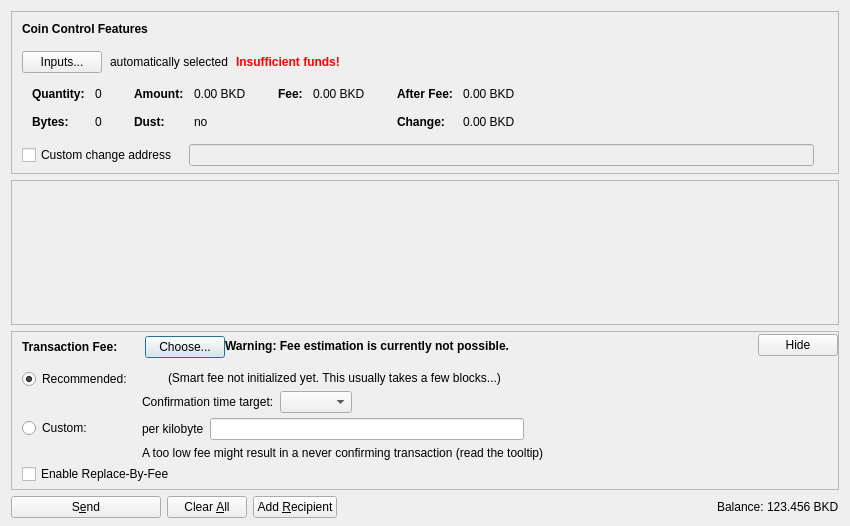
<?xml version="1.0" encoding="UTF-8"?>
<ui version="4.0">
 <class>SendCoinsDialog</class>
 <widget class="QDialog" name="SendCoinsDialog">
  <property name="geometry">
   <rect>
    <x>0</x>
    <y>0</y>
    <width>850</width>
    <height>526</height>
   </rect>
  </property>
  <property name="windowTitle">
   <string>Send Coins</string>
  </property>
  <layout class="QVBoxLayout" name="verticalLayout" stretch="0,1,0,0">
   <property name="bottomMargin">
    <number>8</number>
   </property>
   <item>
    <widget class="QFrame" name="frameCoinControl">
     <property name="sizePolicy">
      <sizepolicy hsizetype="Expanding" vsizetype="Expanding">
       <horstretch>0</horstretch>
       <verstretch>0</verstretch>
      </sizepolicy>
     </property>
     <property name="maximumSize">
      <size>
       <width>16777215</width>
       <height>16777215</height>
      </size>
     </property>
     <property name="frameShape">
      <enum>QFrame::StyledPanel</enum>
     </property>
     <property name="frameShadow">
      <enum>QFrame::Sunken</enum>
     </property>
     <layout class="QVBoxLayout" name="verticalLayoutCoinControl2">
      <property name="spacing">
       <number>0</number>
      </property>
      <property name="leftMargin">
       <number>0</number>
      </property>
      <property name="topMargin">
       <number>0</number>
      </property>
      <property name="rightMargin">
       <number>0</number>
      </property>
      <property name="bottomMargin">
       <number>6</number>
      </property>
      <item>
       <layout class="QVBoxLayout" name="verticalLayoutCoinControl" stretch="0,0,0,0,1">
        <property name="spacing">
         <number>0</number>
        </property>
        <property name="leftMargin">
         <number>10</number>
        </property>
        <property name="topMargin">
         <number>10</number>
        </property>
        <item>
         <layout class="QHBoxLayout" name="horizontalLayoutCoinControl1">
          <property name="bottomMargin">
           <number>15</number>
          </property>
          <item>
           <widget class="QLabel" name="labelCoinControlFeatures">
            <property name="sizePolicy">
             <sizepolicy hsizetype="Preferred" vsizetype="Maximum">
              <horstretch>0</horstretch>
              <verstretch>0</verstretch>
             </sizepolicy>
            </property>
            <property name="font">
             <font>
              <weight>75</weight>
              <bold>true</bold>
             </font>
            </property>
            <property name="styleSheet">
             <string notr="true">font-weight:bold;</string>
            </property>
            <property name="text">
             <string>Coin Control Features</string>
            </property>
           </widget>
          </item>
         </layout>
        </item>
        <item>
         <layout class="QHBoxLayout" name="horizontalLayoutCoinControl2" stretch="0,0,0,0">
          <property name="spacing">
           <number>8</number>
          </property>
          <property name="bottomMargin">
           <number>10</number>
          </property>
          <item>
           <widget class="QPushButton" name="pushButtonCoinControl">
            <property name="styleSheet">
             <string notr="true"/>
            </property>
            <property name="text">
             <string>Inputs...</string>
            </property>
            <property name="autoDefault">
             <bool>false</bool>
            </property>
           </widget>
          </item>
          <item>
           <widget class="QLabel" name="labelCoinControlAutomaticallySelected">
            <property name="text">
             <string>automatically selected</string>
            </property>
            <property name="margin">
             <number>5</number>
            </property>
           </widget>
          </item>
          <item>
           <widget class="QLabel" name="labelCoinControlInsuffFunds">
            <property name="font">
             <font>
              <weight>75</weight>
              <bold>true</bold>
             </font>
            </property>
            <property name="styleSheet">
             <string notr="true">color:red;font-weight:bold;</string>
            </property>
            <property name="text">
             <string>Insufficient funds!</string>
            </property>
            <property name="margin">
             <number>5</number>
            </property>
           </widget>
          </item>
          <item>
           <spacer name="horizontalSpacerCoinControl">
            <property name="orientation">
             <enum>Qt::Horizontal</enum>
            </property>
            <property name="sizeHint" stdset="0">
             <size>
              <width>40</width>
              <height>1</height>
             </size>
            </property>
           </spacer>
          </item>
         </layout>
        </item>
        <item>
         <widget class="QWidget" name="widgetCoinControl" native="true">
          <property name="sizePolicy">
           <sizepolicy hsizetype="Preferred" vsizetype="Preferred">
            <horstretch>0</horstretch>
            <verstretch>0</verstretch>
           </sizepolicy>
          </property>
          <property name="minimumSize">
           <size>
            <width>0</width>
            <height>0</height>
           </size>
          </property>
          <property name="styleSheet">
           <string notr="true"/>
          </property>
          <layout class="QHBoxLayout" name="horizontalLayoutCoinControl5">
           <property name="leftMargin">
            <number>0</number>
           </property>
           <property name="topMargin">
            <number>0</number>
           </property>
           <property name="rightMargin">
            <number>0</number>
           </property>
           <property name="bottomMargin">
            <number>0</number>
           </property>
           <item>
            <layout class="QHBoxLayout" name="horizontalLayoutCoinControl3" stretch="0,0,0,1">
             <property name="spacing">
              <number>20</number>
             </property>
             <property name="topMargin">
              <number>0</number>
             </property>
             <property name="bottomMargin">
              <number>10</number>
             </property>
             <item>
              <layout class="QFormLayout" name="formLayoutCoinControl1">
               <property name="horizontalSpacing">
                <number>10</number>
               </property>
               <property name="verticalSpacing">
                <number>14</number>
               </property>
               <property name="leftMargin">
                <number>10</number>
               </property>
               <property name="topMargin">
                <number>4</number>
               </property>
               <property name="rightMargin">
                <number>6</number>
               </property>
               <item row="0" column="0">
                <widget class="QLabel" name="labelCoinControlQuantityText">
                 <property name="font">
                  <font>
                   <weight>75</weight>
                   <bold>true</bold>
                  </font>
                 </property>
                 <property name="text">
                  <string>Quantity:</string>
                 </property>
                 <property name="margin">
                  <number>0</number>
                 </property>
                </widget>
               </item>
               <item row="0" column="1">
                <widget class="QLabel" name="labelCoinControlQuantity">
                 <property name="cursor">
                  <cursorShape>IBeamCursor</cursorShape>
                 </property>
                 <property name="contextMenuPolicy">
                  <enum>Qt::ActionsContextMenu</enum>
                 </property>
                 <property name="text">
                  <string notr="true">0</string>
                 </property>
                 <property name="margin">
                  <number>0</number>
                 </property>
                 <property name="textInteractionFlags">
                  <set>Qt::LinksAccessibleByMouse|Qt::TextSelectableByKeyboard|Qt::TextSelectableByMouse</set>
                 </property>
                </widget>
               </item>
               <item row="1" column="0">
                <widget class="QLabel" name="labelCoinControlBytesText">
                 <property name="font">
                  <font>
                   <weight>75</weight>
                   <bold>true</bold>
                  </font>
                 </property>
                 <property name="text">
                  <string>Bytes:</string>
                 </property>
                </widget>
               </item>
               <item row="1" column="1">
                <widget class="QLabel" name="labelCoinControlBytes">
                 <property name="cursor">
                  <cursorShape>IBeamCursor</cursorShape>
                 </property>
                 <property name="contextMenuPolicy">
                  <enum>Qt::ActionsContextMenu</enum>
                 </property>
                 <property name="text">
                  <string notr="true">0</string>
                 </property>
                 <property name="textInteractionFlags">
                  <set>Qt::LinksAccessibleByMouse|Qt::TextSelectableByKeyboard|Qt::TextSelectableByMouse</set>
                 </property>
                </widget>
               </item>
              </layout>
             </item>
             <item>
              <layout class="QFormLayout" name="formLayoutCoinControl2">
               <property name="horizontalSpacing">
                <number>10</number>
               </property>
               <property name="verticalSpacing">
                <number>14</number>
               </property>
               <property name="leftMargin">
                <number>6</number>
               </property>
               <property name="topMargin">
                <number>4</number>
               </property>
               <property name="rightMargin">
                <number>6</number>
               </property>
               <item row="0" column="0">
                <widget class="QLabel" name="labelCoinControlAmountText">
                 <property name="font">
                  <font>
                   <weight>75</weight>
                   <bold>true</bold>
                  </font>
                 </property>
                 <property name="text">
                  <string>Amount:</string>
                 </property>
                 <property name="margin">
                  <number>0</number>
                 </property>
                </widget>
               </item>
               <item row="0" column="1">
                <widget class="QLabel" name="labelCoinControlAmount">
                 <property name="cursor">
                  <cursorShape>IBeamCursor</cursorShape>
                 </property>
                 <property name="contextMenuPolicy">
                  <enum>Qt::ActionsContextMenu</enum>
                 </property>
                 <property name="text">
                  <string notr="true">0.00 BKD</string>
                 </property>
                 <property name="textInteractionFlags">
                  <set>Qt::LinksAccessibleByMouse|Qt::TextSelectableByKeyboard|Qt::TextSelectableByMouse</set>
                 </property>
                </widget>
               </item>
               <item row="1" column="0">
                <widget class="QLabel" name="labelCoinControlLowOutputText">
                 <property name="font">
                  <font>
                   <weight>75</weight>
                   <bold>true</bold>
                  </font>
                 </property>
                 <property name="text">
                  <string>Dust:</string>
                 </property>
                </widget>
               </item>
               <item row="1" column="1">
                <widget class="QLabel" name="labelCoinControlLowOutput">
                 <property name="cursor">
                  <cursorShape>IBeamCursor</cursorShape>
                 </property>
                 <property name="contextMenuPolicy">
                  <enum>Qt::ActionsContextMenu</enum>
                 </property>
                 <property name="text">
                  <string notr="true">no</string>
                 </property>
                 <property name="textInteractionFlags">
                  <set>Qt::LinksAccessibleByMouse|Qt::TextSelectableByKeyboard|Qt::TextSelectableByMouse</set>
                 </property>
                </widget>
               </item>
              </layout>
             </item>
             <item>
              <layout class="QFormLayout" name="formLayoutCoinControl3">
               <property name="horizontalSpacing">
                <number>10</number>
               </property>
               <property name="verticalSpacing">
                <number>14</number>
               </property>
               <property name="leftMargin">
                <number>6</number>
               </property>
               <property name="topMargin">
                <number>4</number>
               </property>
               <property name="rightMargin">
                <number>6</number>
               </property>
               <item row="0" column="0">
                <widget class="QLabel" name="labelCoinControlFeeText">
                 <property name="font">
                  <font>
                   <weight>75</weight>
                   <bold>true</bold>
                  </font>
                 </property>
                 <property name="text">
                  <string>Fee:</string>
                 </property>
                 <property name="margin">
                  <number>0</number>
                 </property>
                </widget>
               </item>
               <item row="0" column="1">
                <widget class="QLabel" name="labelCoinControlFee">
                 <property name="cursor">
                  <cursorShape>IBeamCursor</cursorShape>
                 </property>
                 <property name="contextMenuPolicy">
                  <enum>Qt::ActionsContextMenu</enum>
                 </property>
                 <property name="text">
                  <string notr="true">0.00 BKD</string>
                 </property>
                 <property name="textInteractionFlags">
                  <set>Qt::LinksAccessibleByMouse|Qt::TextSelectableByKeyboard|Qt::TextSelectableByMouse</set>
                 </property>
                </widget>
               </item>
              </layout>
             </item>
             <item>
              <layout class="QFormLayout" name="formLayoutCoinControl4">
               <property name="horizontalSpacing">
                <number>10</number>
               </property>
               <property name="verticalSpacing">
                <number>14</number>
               </property>
               <property name="leftMargin">
                <number>6</number>
               </property>
               <property name="topMargin">
                <number>4</number>
               </property>
               <property name="rightMargin">
                <number>6</number>
               </property>
               <item row="0" column="0">
                <widget class="QLabel" name="labelCoinControlAfterFeeText">
                 <property name="font">
                  <font>
                   <weight>75</weight>
                   <bold>true</bold>
                  </font>
                 </property>
                 <property name="text">
                  <string>After Fee:</string>
                 </property>
                 <property name="margin">
                  <number>0</number>
                 </property>
                </widget>
               </item>
               <item row="0" column="1">
                <widget class="QLabel" name="labelCoinControlAfterFee">
                 <property name="cursor">
                  <cursorShape>IBeamCursor</cursorShape>
                 </property>
                 <property name="contextMenuPolicy">
                  <enum>Qt::ActionsContextMenu</enum>
                 </property>
                 <property name="text">
                  <string notr="true">0.00 BKD</string>
                 </property>
                 <property name="textInteractionFlags">
                  <set>Qt::LinksAccessibleByMouse|Qt::TextSelectableByKeyboard|Qt::TextSelectableByMouse</set>
                 </property>
                </widget>
               </item>
               <item row="1" column="0">
                <widget class="QLabel" name="labelCoinControlChangeText">
                 <property name="font">
                  <font>
                   <weight>75</weight>
                   <bold>true</bold>
                  </font>
                 </property>
                 <property name="text">
                  <string>Change:</string>
                 </property>
                </widget>
               </item>
               <item row="1" column="1">
                <widget class="QLabel" name="labelCoinControlChange">
                 <property name="cursor">
                  <cursorShape>IBeamCursor</cursorShape>
                 </property>
                 <property name="contextMenuPolicy">
                  <enum>Qt::ActionsContextMenu</enum>
                 </property>
                 <property name="text">
                  <string notr="true">0.00 BKD</string>
                 </property>
                 <property name="textInteractionFlags">
                  <set>Qt::LinksAccessibleByMouse|Qt::TextSelectableByKeyboard|Qt::TextSelectableByMouse</set>
                 </property>
                </widget>
               </item>
              </layout>
             </item>
            </layout>
           </item>
          </layout>
         </widget>
        </item>
        <item>
         <layout class="QHBoxLayout" name="horizontalLayoutCoinControl4" stretch="0,0,0">
          <property name="spacing">
           <number>12</number>
          </property>
          <property name="sizeConstraint">
           <enum>QLayout::SetDefaultConstraint</enum>
          </property>
          <property name="topMargin">
           <number>5</number>
          </property>
          <property name="rightMargin">
           <number>5</number>
          </property>
          <item>
           <widget class="QCheckBox" name="checkBoxCoinControlChange">
            <property name="toolTip">
             <string>If this is activated, but the change address is empty or invalid, change will be sent to a newly generated address.</string>
            </property>
            <property name="text">
             <string>Custom change address</string>
            </property>
           </widget>
          </item>
          <item>
           <widget class="QValidatedLineEdit" name="lineEditCoinControlChange">
            <property name="enabled">
             <bool>false</bool>
            </property>
            <property name="sizePolicy">
             <sizepolicy hsizetype="Expanding" vsizetype="Fixed">
              <horstretch>0</horstretch>
              <verstretch>0</verstretch>
             </sizepolicy>
            </property>
           </widget>
          </item>
          <item>
           <widget class="QLabel" name="labelCoinControlChangeLabel">
            <property name="sizePolicy">
             <sizepolicy hsizetype="Preferred" vsizetype="Expanding">
              <horstretch>0</horstretch>
              <verstretch>0</verstretch>
             </sizepolicy>
            </property>
            <property name="minimumSize">
             <size>
              <width>0</width>
              <height>0</height>
             </size>
            </property>
            <property name="text">
             <string/>
            </property>
            <property name="margin">
             <number>3</number>
            </property>
           </widget>
          </item>
         </layout>
        </item>
        <item>
         <spacer name="verticalSpacerCoinControl">
          <property name="orientation">
           <enum>Qt::Vertical</enum>
          </property>
          <property name="sizeHint" stdset="0">
           <size>
            <width>800</width>
            <height>1</height>
           </size>
          </property>
         </spacer>
        </item>
       </layout>
      </item>
     </layout>
    </widget>
   </item>
   <item>
    <widget class="QScrollArea" name="scrollArea">
     <property name="widgetResizable">
      <bool>true</bool>
     </property>
     <widget class="QWidget" name="scrollAreaWidgetContents">
      <property name="geometry">
       <rect>
        <x>0</x>
        <y>0</y>
        <width>830</width>
        <height>104</height>
       </rect>
      </property>
      <layout class="QVBoxLayout" name="verticalLayout_2" stretch="0,1">
       <property name="leftMargin">
        <number>0</number>
       </property>
       <property name="topMargin">
        <number>0</number>
       </property>
       <property name="rightMargin">
        <number>0</number>
       </property>
       <property name="bottomMargin">
        <number>0</number>
       </property>
       <item>
        <layout class="QVBoxLayout" name="entries">
         <property name="spacing">
          <number>6</number>
         </property>
        </layout>
       </item>
       <item>
        <spacer name="verticalSpacer">
         <property name="orientation">
          <enum>Qt::Vertical</enum>
         </property>
         <property name="sizeHint" stdset="0">
          <size>
           <width>20</width>
           <height>40</height>
          </size>
         </property>
        </spacer>
       </item>
      </layout>
     </widget>
    </widget>
   </item>
   <item>
    <widget class="QFrame" name="frameFee">
     <property name="sizePolicy">
      <sizepolicy hsizetype="Expanding" vsizetype="Expanding">
       <horstretch>0</horstretch>
       <verstretch>0</verstretch>
      </sizepolicy>
     </property>
     <property name="maximumSize">
      <size>
       <width>16777215</width>
       <height>16777215</height>
      </size>
     </property>
     <property name="frameShape">
      <enum>QFrame::StyledPanel</enum>
     </property>
     <property name="frameShadow">
      <enum>QFrame::Sunken</enum>
     </property>
     <layout class="QVBoxLayout" name="verticalLayoutFee1">
      <property name="spacing">
       <number>0</number>
      </property>
      <property name="leftMargin">
       <number>0</number>
      </property>
      <property name="topMargin">
       <number>0</number>
      </property>
      <property name="rightMargin">
       <number>0</number>
      </property>
      <property name="bottomMargin">
       <number>0</number>
      </property>
      <item>
       <layout class="QVBoxLayout" name="verticalLayoutFee2" stretch="0,0,0">
        <property name="spacing">
         <number>0</number>
        </property>
        <property name="leftMargin">
         <number>10</number>
        </property>
        <property name="topMargin">
         <number>0</number>
        </property>
        <item>
         <layout class="QHBoxLayout" name="horizontalLayoutFee1">
          <property name="bottomMargin">
           <number>0</number>
          </property>
          <item>
           <layout class="QVBoxLayout" name="verticalLayoutFee7">
            <property name="spacing">
             <number>0</number>
            </property>
            <item>
             <spacer name="verticalSpacerSmartFee">
              <property name="orientation">
               <enum>Qt::Vertical</enum>
              </property>
              <property name="sizeType">
               <enum>QSizePolicy::Fixed</enum>
              </property>
              <property name="sizeHint" stdset="0">
               <size>
                <width>1</width>
                <height>4</height>
               </size>
              </property>
             </spacer>
            </item>
            <item>
             <layout class="QHBoxLayout" name="horizontalLayoutSmartFee">
              <property name="spacing">
               <number>10</number>
              </property>
              <item>
               <widget class="QLabel" name="labelFeeHeadline">
                <property name="sizePolicy">
                 <sizepolicy hsizetype="Preferred" vsizetype="Maximum">
                  <horstretch>0</horstretch>
                  <verstretch>0</verstretch>
                 </sizepolicy>
                </property>
                <property name="font">
                 <font>
                  <weight>75</weight>
                  <bold>true</bold>
                 </font>
                </property>
                <property name="styleSheet">
                 <string notr="true">font-weight:bold;</string>
                </property>
                <property name="text">
                 <string>Transaction Fee:</string>
                </property>
               </widget>
              </item>
              <item>
               <widget class="QLabel" name="labelFeeMinimized">
                <property name="text">
                 <string/>
                </property>
               </widget>
              </item>
              <item>
               <widget class="QPushButton" name="buttonChooseFee">
                <property name="text">
                 <string>Choose...</string>
                </property>
               </widget>
              </item>
             </layout>
            </item>
            <item>
             <spacer name="verticalSpacer_5">
              <property name="orientation">
               <enum>Qt::Vertical</enum>
              </property>
              <property name="sizeHint" stdset="0">
               <size>
                <width>1</width>
                <height>1</height>
               </size>
              </property>
             </spacer>
            </item>
           </layout>
          </item>
          <item>
           <widget class="QLabel" name="fallbackFeeWarningLabel">
            <property name="toolTip">
             <string>Using the fallbackfee can result in sending a transaction that will take several hours or days (or never) to confirm. Consider choosing your fee manually or wait until you have validated the complete chain.</string>
            </property>
            <property name="font">
            <font>
                <weight>75</weight>
                <bold>true</bold>
            </font>
            </property>
            <property name="text">
             <string>Warning: Fee estimation is currently not possible.</string>
            </property>
            <property name="wordWrap">
             <bool>false</bool>
            </property>
           </widget>
          </item>
          <item>
           <spacer name="horizontalSpacer_4">
            <property name="orientation">
             <enum>Qt::Horizontal</enum>
            </property>
            <property name="sizeType">
             <enum>QSizePolicy::MinimumExpanding</enum>
            </property>
            <property name="sizeHint" stdset="0">
             <size>
              <width>40</width>
              <height>20</height>
             </size>
            </property>
           </spacer>
          </item>
          <item>
           <widget class="QPushButton" name="buttonMinimizeFee">
            <property name="toolTip">
             <string>collapse fee-settings</string>
            </property>
            <property name="text">
             <string>Hide</string>
            </property>
           </widget>
          </item>
         </layout>
        </item>
        <item>
         <widget class="QFrame" name="frameFeeSelection">
          <layout class="QVBoxLayout" name="verticalLayoutFee12">
           <property name="spacing">
            <number>0</number>
           </property>
           <property name="leftMargin">
            <number>0</number>
           </property>
           <property name="topMargin">
            <number>0</number>
           </property>
           <property name="rightMargin">
            <number>0</number>
           </property>
           <property name="bottomMargin">
            <number>0</number>
           </property>
           <item>
            <layout class="QGridLayout" name="gridLayoutFee">
             <property name="topMargin">
              <number>10</number>
             </property>
             <property name="bottomMargin">
              <number>4</number>
             </property>
             <property name="horizontalSpacing">
              <number>10</number>
             </property>
             <property name="verticalSpacing">
              <number>4</number>
             </property>
             <item row="1" column="1">
              <layout class="QVBoxLayout" name="verticalLayoutFee8">
               <property name="spacing">
                <number>6</number>
               </property>
               <item>
                <layout class="QHBoxLayout" name="horizontalLayoutFee13">
                 <item>
                  <widget class="QLabel" name="labelCustomPerKilobyte">
                   <property name="toolTip">
                    <string>Specify a custom fee per kB (1,000 bytes) of the transaction's virtual size.

Note:  Since the fee is calculated on a per-byte basis, a fee of "100 satoshis per kB" for a transaction size of 500 bytes (half of 1 kB) would ultimately yield a fee of only 50 satoshis.</string>
                   </property>
                   <property name="text">
                    <string>per kilobyte</string>
                   </property>
                  </widget>
                 </item>
                 <item>
                  <widget class="BitcoinAmountField" name="customFee"/>
                 </item>
                 <item>
                  <spacer name="horizontalSpacer_6">
                   <property name="orientation">
                    <enum>Qt::Horizontal</enum>
                   </property>
                   <property name="sizeHint" stdset="0">
                    <size>
                     <width>1</width>
                     <height>1</height>
                    </size>
                   </property>
                  </spacer>
                 </item>
                </layout>
               </item>
               <item>
                <layout class="QHBoxLayout" name="horizontalLayoutFee8">
                 <item>
                  <widget class="QLabel" name="labelCustomFeeWarning">
                   <property name="enabled">
                    <bool>true</bool>
                   </property>
                   <property name="toolTip">
                    <string>When there is less transaction volume than space in the blocks, miners as well as relaying nodes may enforce a minimum fee. Paying only this minimum fee is just fine, but be aware that this can result in a never confirming transaction once there is more demand for bitcoin transactions than the network can process.</string>
                   </property>
                   <property name="text">
                    <string>A too low fee might result in a never confirming transaction (read the tooltip)</string>
                   </property>
                  </widget>
                 </item>
                 <item>
                  <spacer name="horizontalSpacer_2">
                   <property name="orientation">
                    <enum>Qt::Horizontal</enum>
                   </property>
                   <property name="sizeHint" stdset="0">
                    <size>
                     <width>1</width>
                     <height>1</height>
                    </size>
                   </property>
                  </spacer>
                 </item>
                </layout>
               </item>
              </layout>
             </item>
             <item row="0" column="0">
              <layout class="QVBoxLayout" name="verticalLayoutFee4" stretch="0,1">
               <item>
                <widget class="QRadioButton" name="radioSmartFee">
                 <property name="text">
                  <string>Recommended:</string>
                 </property>
                 <property name="checked">
                  <bool>true</bool>
                 </property>
                 <attribute name="buttonGroup">
                  <string notr="true">groupFee</string>
                 </attribute>
                </widget>
               </item>
               <item>
                <spacer name="verticalSpacer_2">
                 <property name="orientation">
                  <enum>Qt::Vertical</enum>
                 </property>
                 <property name="sizeHint" stdset="0">
                  <size>
                   <width>1</width>
                   <height>1</height>
                  </size>
                 </property>
                </spacer>
               </item>
              </layout>
             </item>
             <item row="1" column="0">
              <layout class="QVBoxLayout" name="verticalLayoutFee9" stretch="0,1">
               <item>
                <widget class="QRadioButton" name="radioCustomFee">
                 <property name="text">
                  <string>Custom:</string>
                 </property>
                 <attribute name="buttonGroup">
                  <string notr="true">groupFee</string>
                 </attribute>
                </widget>
               </item>
               <item>
                <spacer name="verticalSpacer_6">
                 <property name="orientation">
                  <enum>Qt::Vertical</enum>
                 </property>
                 <property name="sizeHint" stdset="0">
                  <size>
                   <width>1</width>
                   <height>1</height>
                  </size>
                 </property>
                </spacer>
               </item>
              </layout>
             </item>
             <item row="0" column="1">
              <layout class="QVBoxLayout" name="verticalLayoutFee3" stretch="0,0,1">
               <property name="spacing">
                <number>6</number>
               </property>
               <property name="topMargin">
                <number>2</number>
               </property>
               <item>
                <layout class="QHBoxLayout" name="horizontalLayoutFee12">
                 <item>
                  <widget class="QLabel" name="labelSmartFee">
                   <property name="text">
                    <string/>
                   </property>
                  </widget>
                 </item>
                 <item>
                  <widget class="QLabel" name="labelFeeEstimation">
                   <property name="text">
                    <string/>
                   </property>
                  </widget>
                 </item>
                 <item>
                  <widget class="QLabel" name="labelSmartFee2">
                   <property name="text">
                    <string>(Smart fee not initialized yet. This usually takes a few blocks...)</string>
                   </property>
                  </widget>
                 </item>
                 <item>
                  <spacer name="horizontalSpacer_5">
                   <property name="orientation">
                    <enum>Qt::Horizontal</enum>
                   </property>
                   <property name="sizeHint" stdset="0">
                    <size>
                     <width>1</width>
                     <height>1</height>
                    </size>
                   </property>
                  </spacer>
                 </item>
                </layout>
               </item>
               <item>
                <layout class="QHBoxLayout" name="horizontalLayoutFee9">
                 <item>
                  <layout class="QVBoxLayout" name="verticalLayoutFee6">
                   <item>
                    <widget class="QLabel" name="labelSmartFee3">
                     <property name="text">
                      <string>Confirmation time target:</string>
                     </property>
                    </widget>
                   </item>
                  </layout>
                 </item>
                 <item>
                  <layout class="QVBoxLayout" name="verticalLayoutFee5">
                   <property name="rightMargin">
                    <number>30</number>
                   </property>
                   <item>
                    <layout class="QHBoxLayout" name="horizontalLayoutConfTarget">
                     <property name="bottomMargin">
                      <number>0</number>
                     </property>
                     <item>
                      <widget class="QComboBox" name="confTargetSelector"/>
                     </item>
                     <item>
                      <spacer name="horizontalSpacerConfTarget">
                       <property name="orientation">
                        <enum>Qt::Horizontal</enum>
                       </property>
                       <property name="sizeHint" stdset="0">
                        <size>
                         <width>40</width>
                         <height>20</height>
                        </size>
                       </property>
                      </spacer>
                     </item>
                    </layout>
                   </item>
                  </layout>
                 </item>
                </layout>
               </item>
               <item>
                <spacer name="verticalSpacer_4">
                 <property name="orientation">
                  <enum>Qt::Vertical</enum>
                 </property>
                 <property name="sizeHint" stdset="0">
                  <size>
                   <width>1</width>
                   <height>1</height>
                  </size>
                 </property>
                </spacer>
               </item>
              </layout>
             </item>
            </layout>
           </item>
           <item>
            <widget class="QCheckBox" name="optInRBF">
             <property name="text">
              <string>Enable Replace-By-Fee</string>
             </property>
             <property name="toolTip">
              <string>With Replace-By-Fee (BIP-125) you can increase a transaction's fee after it is sent. Without this, a higher fee may be recommended to compensate for increased transaction delay risk.</string>
             </property>
            </widget>
           </item>
          </layout>
         </widget>
        </item>
        <item>
         <spacer name="verticalSpacerFee">
          <property name="orientation">
           <enum>Qt::Vertical</enum>
          </property>
          <property name="sizeHint" stdset="0">
           <size>
            <width>40</width>
            <height>5</height>
           </size>
          </property>
         </spacer>
        </item>
       </layout>
      </item>
     </layout>
    </widget>
   </item>
   <item>
    <layout class="QHBoxLayout" name="horizontalLayout">
     <item>
      <widget class="QPushButton" name="sendButton">
       <property name="minimumSize">
        <size>
         <width>150</width>
         <height>0</height>
        </size>
       </property>
       <property name="toolTip">
        <string>Confirm the send action</string>
       </property>
       <property name="text">
        <string>S&amp;end</string>
       </property>
       <property name="icon">
        <iconset resource="../bitcoin.qrc">
         <normaloff>:/icons/send</normaloff>:/icons/send</iconset>
       </property>
       <property name="autoDefault">
        <bool>false</bool>
       </property>
       <property name="default">
        <bool>false</bool>
       </property>
      </widget>
     </item>
     <item>
      <widget class="QPushButton" name="clearButton">
       <property name="sizePolicy">
        <sizepolicy hsizetype="Minimum" vsizetype="Fixed">
         <horstretch>0</horstretch>
         <verstretch>0</verstretch>
        </sizepolicy>
       </property>
       <property name="toolTip">
        <string>Clear all fields of the form.</string>
       </property>
       <property name="text">
        <string>Clear &amp;All</string>
       </property>
       <property name="icon">
        <iconset resource="../bitcoin.qrc">
         <normaloff>:/icons/remove</normaloff>:/icons/remove</iconset>
       </property>
       <property name="autoDefault">
        <bool>false</bool>
       </property>
      </widget>
     </item>
     <item>
      <widget class="QPushButton" name="addButton">
       <property name="toolTip">
        <string>Send to multiple recipients at once</string>
       </property>
       <property name="text">
        <string>Add &amp;Recipient</string>
       </property>
       <property name="icon">
        <iconset resource="../bitcoin.qrc">
         <normaloff>:/icons/add</normaloff>:/icons/add</iconset>
       </property>
       <property name="autoDefault">
        <bool>false</bool>
       </property>
      </widget>
     </item>
     <item>
      <spacer name="horizontalSpacer">
       <property name="orientation">
        <enum>Qt::Horizontal</enum>
       </property>
       <property name="sizeHint" stdset="0">
        <size>
         <width>40</width>
         <height>20</height>
        </size>
       </property>
      </spacer>
     </item>
     <item>
      <layout class="QHBoxLayout" name="horizontalLayout_2">
       <property name="spacing">
        <number>3</number>
       </property>
       <item>
        <widget class="QLabel" name="label">
         <property name="sizePolicy">
          <sizepolicy hsizetype="Preferred" vsizetype="Fixed">
           <horstretch>0</horstretch>
           <verstretch>0</verstretch>
          </sizepolicy>
         </property>
         <property name="text">
          <string>Balance:</string>
         </property>
        </widget>
       </item>
       <item>
        <widget class="QLabel" name="labelBalance">
         <property name="sizePolicy">
          <sizepolicy hsizetype="Preferred" vsizetype="Fixed">
           <horstretch>0</horstretch>
           <verstretch>0</verstretch>
          </sizepolicy>
         </property>
         <property name="cursor">
          <cursorShape>IBeamCursor</cursorShape>
         </property>
         <property name="text">
          <string notr="true">123.456 BKD</string>
         </property>
         <property name="textInteractionFlags">
          <set>Qt::LinksAccessibleByMouse|Qt::TextSelectableByKeyboard|Qt::TextSelectableByMouse</set>
         </property>
        </widget>
       </item>
      </layout>
     </item>
    </layout>
   </item>
  </layout>
 </widget>
 <customwidgets>
  <customwidget>
   <class>QValidatedLineEdit</class>
   <extends>QLineEdit</extends>
   <header>qt/qvalidatedlineedit.h</header>
  </customwidget>
  <customwidget>
   <class>BitcoinAmountField</class>
   <extends>QLineEdit</extends>
   <header>qt/bitcoinamountfield.h</header>
   <container>1</container>
  </customwidget>
 </customwidgets>
 <resources>
  <include location="../bitcoin.qrc"/>
 </resources>
 <connections/>
 <buttongroups>
  <buttongroup name="groupFee"/>
 </buttongroups>
</ui>
